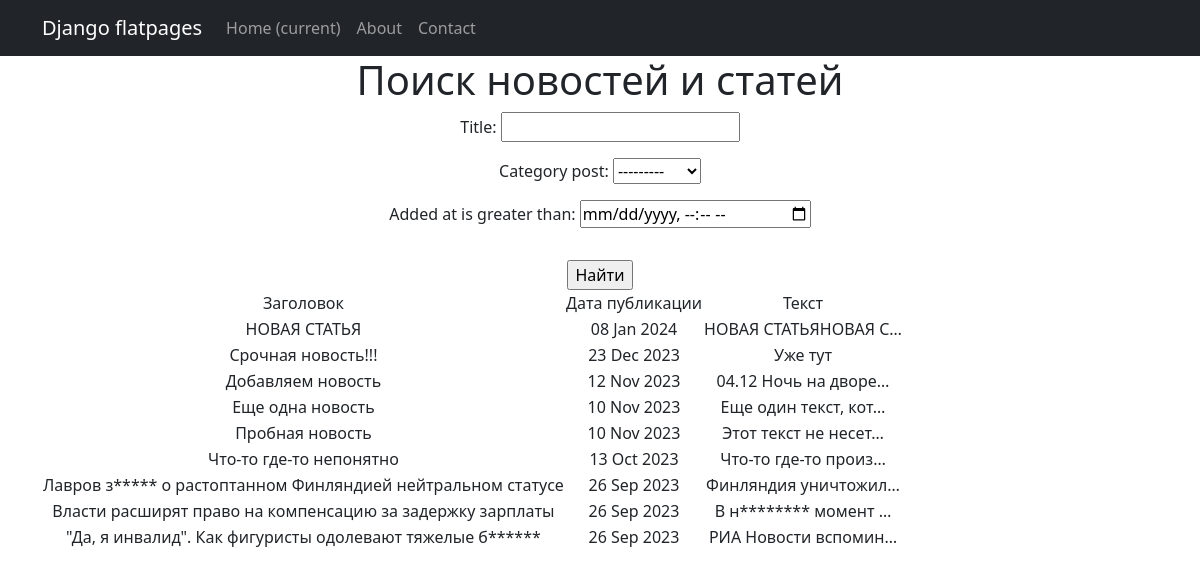
/news/search/, run on an earlier commit of the app's database.
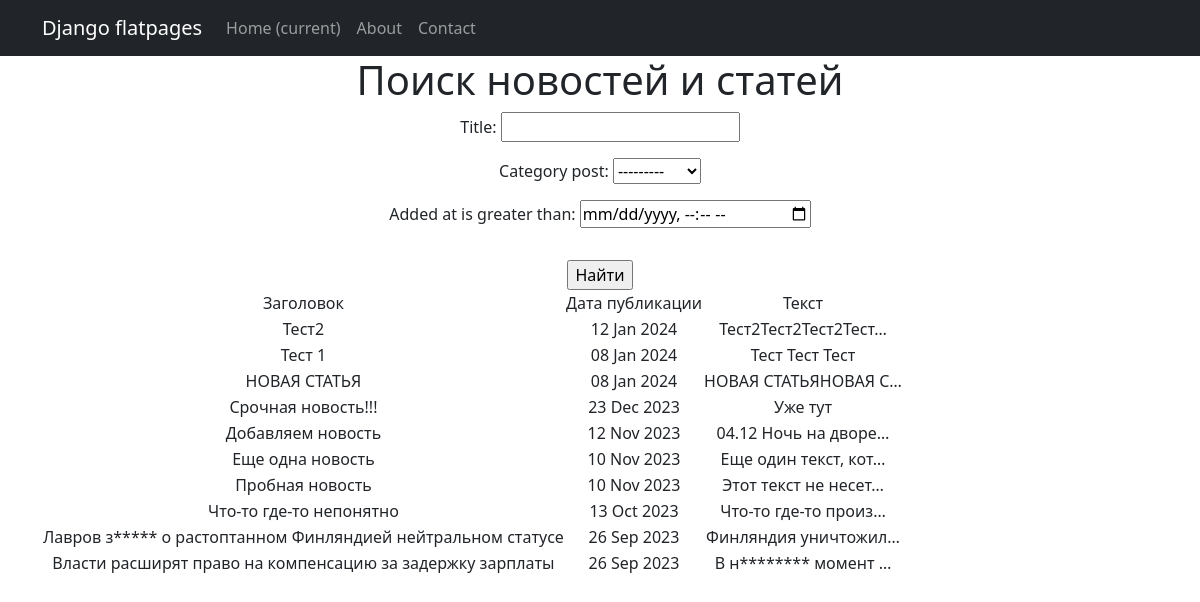
And on a later commit of the database.
### NewsPortal/models.py (models this page shows, shortened)
class Post(models.Model):
    NEWS = 'NW'
    ARTICLE = 'AR'
    CATEGORY = [(NEWS, 'Новость'),
                (ARTICLE, 'Статья')
                ]
    category_post = models.CharField(max_length=2, choices=CATEGORY, default=ARTICLE)
    date_time = models.DateTimeField(auto_now_add=True)
    title = models.CharField(max_length=255)
    text = models.TextField()
    rating = models.SmallIntegerField(default=0)
    added_at = models.DateTimeField(auto_now=True)
    author = models.ForeignKey(Author, on_delete=models.CASCADE)
    category = models.ManyToManyField(Category, through='PostCategory', related_name='article')

### NewsPortal/views.py (the view)
# urls.py: path('search/', PostSearch.as_view(), name='post_search'),
class PostSearch(ListView):
    model = Post
    ordering = '-date_time'
    template_name = 'news_search.html'
    context_object_name = 'news'
    paginate_by = 10
    def get_queryset(self):
        queryset = super().get_queryset()
        self.filterset = PostFilter(self.request.GET, queryset)
        return self.filterset.qs
    def get_context_data(self, **kwargs):
        context = super().get_context_data(**kwargs)
        context['filterset'] = self.filterset
        return context

### NewsPortal/templatetags/custom_filters.py (called while the page is built)
@register.filter()
def censor(text):
    words = text.split()
    censor_list = []
    for word in words:
        if word.lower() in bad_words:
            censor_word = word[0] + '*' * (len(word) - 1)
            censor_list.append(censor_word)
        else:
            censor_list.append(word)
    return ' '.join(censor_list)

### templates/news_search.html (shortened to what this page needs)
{% extends 'flatpages/default.html'%}
{% load custom_filters %}
{% block content %}
    <h1>Поиск новостей и статей</h1>
    <form action="" method="get">
        {{ filterset.form.as_p }}
        <input type="submit" class="mt-3 btn-primary" value="Найти"/>
    </form>
    {% if news %}
        <table>
            <tr>
                <td>Заголовок</td>
                <td>Дата публикации</td>
                <td>Текст</td>
            </tr>
            {% for i in news %}
            <tr>
                <td>{{ i.title|censor }}</td>
                <td>{{ i.date_time|date:'d M Y' }}</td>
                <td>{{ i.text|truncatechars:20|censor }}</td>
            </tr>
            {% endfor %}
        </table>
    {% else %}
        Новостей нет!
    {% endif %}
{% endblock content %}

### templates/flatpages/default.html (shortened to what this page needs)
<!DOCTYPE html>
<html lang="en">
    <head>
        {% load static %}
        <link href="{% static 'css/styles.css' %}" rel="stylesheet" />
    </head>
    <body>
        <nav class="navbar navbar-expand-lg navbar-dark bg-dark static-top">
   <div class="container">
       <a class="navbar-brand" href="#">Django flatpages</a>
       <div class="collapse navbar-collapse" id="navbarResponsive">
           <ul class="navbar-nav ml-auto">
               <li class="nav-item active">
                   <a class="nav-link" href="#">Home
                       <span class="sr-only">(current)</span>
                   </a>
               </li>
               <li class="nav-item">
                   <a class="nav-link" href="/about/">About</a>
               </li>
               <li class="nav-item">
                   <a class="nav-link" href="/contacts/">Contact</a>
               </li>
           </ul>
       </div>
   </div>
</nav>
        <div class="container">
   <div class="row">
       <div class="col-lg-12 text-center">
           {% block content %}{% endblock content %}
       </div>
   </div>
</div>
    </body>
</html>

What changed in the data, as far as the page shows it:
no longer on this page (row unchanged): Post: title|censor "\"Да, я инвалид\". Как фигуристы одолевают тяжелые б******", date_time "26 Sep 2023", text|censor "РИА Новости вспомин…"
added Post: title|censor "Тест2", date_time "12 Jan 2024", text|censor "Тест2Тест2Тест2Тест…"
added Post: title|censor "Тест 1", date_time "08 Jan 2024", text|censor "Тест Тест Тест"
